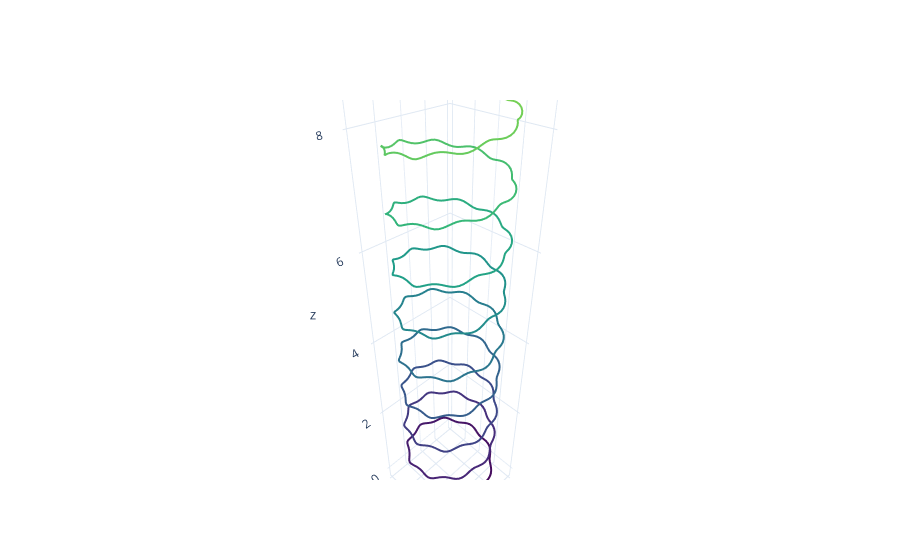

The code cell stored with this chart in its notebook:
### Markdown cell above
Campo magnético helicoidal:

$$
B_r = 0 \\
B_z = B_0 \\
B_\phi = \frac{B_1}{r}
$$ 

Convertirlo a cartesianas:

$$
B_x = B_r \cos\phi - B_\phi \sin\phi\\
B_y = B_r \sin\phi + B_\phi \cos\phi\\
B_z = B_z
$$

### Code cell
def tensor_faraday_campo_helicoidal(B0, B1, x, y, z):
    Ex = Ey = Ez = 0
    Bx = By = 0
    
    r = np.sqrt(x**2 + y**2)
    phi = np.arctan2(y, x)
    
    Bx = -B1/r * np.sin(phi)
    By = B1/r * np.cos(phi)
    Bz = B0

    F = np.array([
        [0, -Ex, -Ey, -Ez],
        [Ex, 0, -Bz, By],
        [Ey, Bz, 0, -Bx],
        [Ez, -By, Bx, 0]
    ])
    return F

def edm_relativista(tau, Ys, m, q, B0, B1):
    x0, x1, x2, x3, U0, U1, U2, U3 = Ys

    dx0_dtau = U0
    dx1_dtau = U1
    dx2_dtau = U2
    dx3_dtau = U3

    F = tensor_faraday_campo_helicoidal(B0, B1, x1, x2, x3)
    
    # U_nu = g_mu_nu * U^mu = diag(1, -1, -1, -1) * U^mu
    Usub = np.array([U0, -U1, -U2, -U3])

    f = q/C * F @ Usub

    dU0_dtau = f[0] / m 
    dU1_dtau = f[1] / m
    dU2_dtau = f[2] / m
    dU3_dtau = f[3] / m

    return np.array([dx0_dtau, dx1_dtau, dx2_dtau, dx3_dtau, 
                     dU0_dtau, dU1_dtau, dU2_dtau, dU3_dtau])

# En coordenadas temporales y espaciales
t0 = 0
r0 = np.array([1.0, 0.0, 0.0])
v0 = np.array([0.0, 0.2, 0.1])

# En coordenadas espaciotemporales
x0 = np.array([C*t0, r0[0], r0[1], r0[2]])
gamma0 = 1 / np.sqrt(1 - np.linalg.norm(v0)**2 / C**2)
U0 = np.array([gamma0, 
               gamma0*v0[0], gamma0*v0[1], gamma0*v0[2]])

# Condiciones iniciales ahora si
Ys0 = np.concatenate((x0, U0))

from scipy.integrate import solve_ivp

m = 1
q = 1
B0 = 0.1
B1 = 2
taus = np.linspace(0, 300, 1000)
solucion = solve_ivp(
    edm_relativista,
    (taus[0], taus[-1]),
    Ys0,
    t_eval=taus,
    args=(m, q, B0, B1),
    method='Radau'
)

ts = solucion.y[0] / C
xs = solucion.y[1]
ys = solucion.y[2]
zs = solucion.y[3]

fig = go.Figure(
    data=[
        go.Scatter3d(
            x=xs,
            y=ys,
            z=zs,
            mode='lines',
            line=dict(width=4, color=ts, colorscale='Viridis'),
            name='Trayectoria'
        )
    ]
)

fig.update_layout(
    scene=dict(
        xaxis_title='x',
        yaxis_title='y',
        zaxis_title='z',
        aspectmode='data'
    ),
    template='plotly_white'
)

fig.show()

### Figure 1 — Plotly figure (JSON) as saved in the notebook; plotly's stock layout.template omitted (floating-point values rounded to 4 significant figures; data arrays with more than 128 entries replaced by an {"elided": "..."} marker saying what was removed)
{"data": [{"line": {"color": {"elided": "1000 float values"}, "colorscale": [[0, "#440154"], [0.1111, "#482878"], [0.2222, "#3e4989"], [0.3333, "#31688e"], [0.4444, "#26828e"], [0.5556, "#1f9e89"], [0.6667, "#35b779"], [0.7778, "#6ece58"], [0.8889, "#b5de2b"], [1, "#fde725"]], "width": 4}, "mode": "lines", "name": "Trayectoria", "type": "scatter3d", "x": {"elided": "1000 float values"}, "y": {"elided": "1000 float values"}, "z": {"elided": "1000 float values"}}], "layout": {"scene": {"aspectmode": "data", "xaxis": {"title": {"text": "x"}}, "yaxis": {"title": {"text": "y"}}, "zaxis": {"title": {"text": "z"}}}}}
